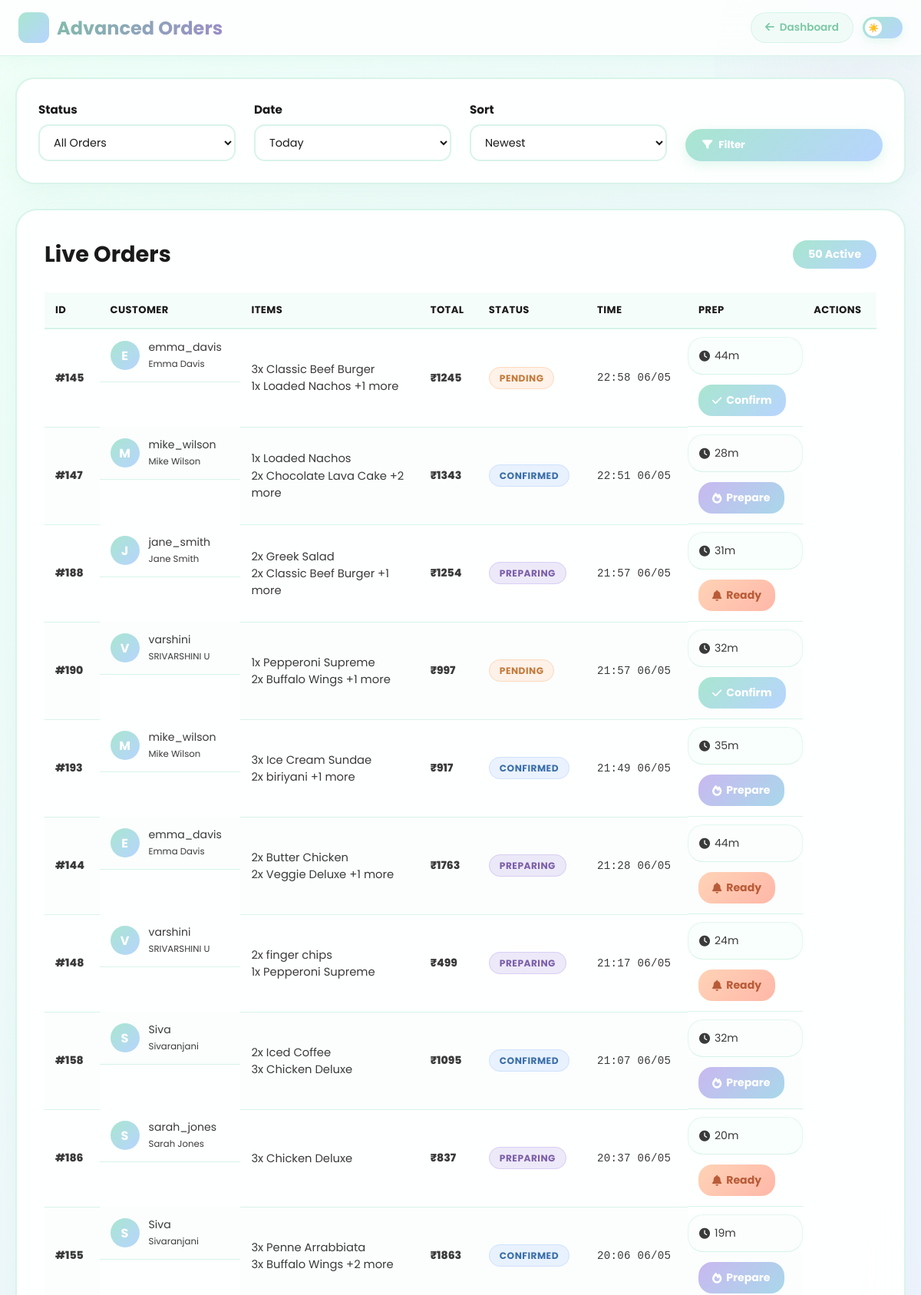
Screenshot of /staff/orders_advanced (signed in, upper part) with the database file from the repository.
### backend/models.py (models this page shows, shortened)
class Order(db.Model):
    id = db.Column(db.Integer, primary_key=True)
    user_id = db.Column(db.Integer, db.ForeignKey('user.id'), nullable=False)
    total = db.Column(db.Float, nullable=False)
    status = db.Column(db.Enum(OrderStatus), default=OrderStatus.PENDING)
    payment_method = db.Column(db.String(50), default='cash')
    special_instructions = db.Column(db.Text, nullable=True)
    estimated_time = db.Column(db.Integer, nullable=True)  # in minutes
    assigned_staff_id = db.Column(db.Integer, db.ForeignKey('user.id'), nullable=True)
    timestamp = db.Column(db.DateTime, default=datetime.utcnow)
    completed_at = db.Column(db.DateTime, nullable=True)
    user = db.relationship('User', foreign_keys=[user_id], backref=db.backref('orders', lazy=True))
    assigned_staff = db.relationship('User', foreign_keys=[assigned_staff_id])
    items = db.relationship('OrderItem', backref='order', lazy=True, cascade='all, delete-orphan')

class User(db.Model):
    id = db.Column(db.Integer, primary_key=True)
    username = db.Column(db.String(80), unique=True, nullable=False)
    email = db.Column(db.String(120), unique=True, nullable=True)
    full_name = db.Column(db.String(100), nullable=True)
    password_hash = db.Column(db.String(128), nullable=False)
    role = db.Column(db.String(20), nullable=False)  # 'student' or 'staff'
    staff_role = db.Column(db.Enum(StaffRole), nullable=True)  # Only for staff
    phone = db.Column(db.String(20), nullable=True)
    is_active = db.Column(db.Boolean, default=True)
    created_at = db.Column(db.DateTime, default=datetime.utcnow)
    last_login = db.Column(db.DateTime, nullable=True)

class OrderItem(db.Model):
    id = db.Column(db.Integer, primary_key=True)
    order_id = db.Column(db.Integer, db.ForeignKey('order.id'), nullable=False)
    menu_item_id = db.Column(db.Integer, db.ForeignKey('menu_item.id'), nullable=False)
    quantity = db.Column(db.Integer, nullable=False)
    price = db.Column(db.Float, nullable=False)
    special_requests = db.Column(db.Text, nullable=True)
    menu_item = db.relationship('MenuItem', backref=db.backref('order_items', lazy=True))

class MenuItem(db.Model):
    id = db.Column(db.Integer, primary_key=True)
    name = db.Column(db.String(100), nullable=False)
    price = db.Column(db.Float, nullable=False)
    image = db.Column(db.String(200), nullable=False)
    description = db.Column(db.Text, nullable=True)
    category = db.Column(db.String(50), nullable=True)
    is_available = db.Column(db.Boolean, default=True)
    stock_quantity = db.Column(db.Integer, default=100)
    preparation_time = db.Column(db.Integer, default=15)  # in minutes
    calories = db.Column(db.Integer, nullable=True)
    ingredients = db.Column(db.Text, nullable=True)
    created_at = db.Column(db.DateTime, default=datetime.utcnow)
    updated_at = db.Column(db.DateTime, default=datetime.utcnow, onupdate=datetime.utcnow)

### backend/final_app.py (the view)
@app.route('/staff/orders_advanced')
def advanced_order_management():
    if 'user' not in session or session['user'] != 'staff':
        return redirect(url_for('staff_login'))
    orders = Order.query.order_by(desc(Order.timestamp)).limit(50).all()
    return render_template('staff_orders_advanced.html', orders=orders)

### frontend/templates/staff_orders_advanced.html (shortened to what this page needs)
<!DOCTYPE html>
<html lang="en" data-theme="light">
<head>
    <link href="https://cdnjs.cloudflare.com/ajax/libs/font-awesome/6.0.0/css/all.min.css" rel="stylesheet">
</head>
<body>
    <div class="bg-circles">
    </div>
    <div class="header">
        <div class="header-content">
            <div class="logo">
                <div class="logo-icon"><i class="fas fa-list-alt"></i></div>
                Advanced Orders
            </div>
            <div class="header-right">
                <a href="{{ url_for('staff_dashboard') }}" class="back-btn">
                    <i class="fas fa-arrow-left"></i> Dashboard
                </a>
                <button class="theme-toggle" onclick="toggleTheme()" title="Toggle dark mode">
                    <div class="toggle-ball" id="toggleBall"><span id="toggleIcon">☀️</span></div>
                </button>
            </div>
        </div>
    </div>
    <div class="container">
        <div class="filters-section">
            <div class="filters-grid">
                <div class="filter-group">
                    <label class="filter-label">Status</label>
                    <select class="filter-select" id="statusFilter">
                        <option value="all">All Orders</option>
                    </select>
                </div>
                <div class="filter-group">
                    <label class="filter-label">Date</label>
                    <select class="filter-select" id="dateFilter">
                        <option value="today">Today</option>
                    </select>
                </div>
                <div class="filter-group">
                    <label class="filter-label">Sort</label>
                    <select class="filter-select" id="sortFilter">
                        <option value="newest">Newest</option>
                    </select>
                </div>
                <div class="filter-group">
                    <button class="btn-filter" onclick="applyFilters()">
                        <i class="fas fa-filter"></i> Filter
                    </button>
                </div>
            </div>
        </div>
        <div class="orders-container">
            <div class="orders-header">
                <h2 class="orders-title">Live Orders</h2>
                <div class="orders-count">{{ orders|length }} Active</div>
            </div>
            <table class="orders-table">
                <thead>
                    <tr>
                        <th>ID</th>
                        <th>Customer</th>
                        <th>Items</th>
                        <th>Total</th>
                        <th>Status</th>
                        <th>Time</th>
                        <th>Prep</th>
                        <th>Actions</th>
                    </tr>
                </thead>
                <tbody>
                    {% for order in orders %}
                    <tr>
                        <td class="order-id">#{{ order.id }}</td>
                        <td class="customer-info">
                            <div class="customer-avatar">{{ order.user.username[0]|upper }}</div>
                            <div>{{ order.user.username }}{% if order.user.full_name %}<br><small>{{ order.user.full_name }}</small>{% endif %}</div>
                        </td>
                        <td class="order-items">
                            <div class="item-list">
                                {% for item in order.items[:2] %}
                                {{ item.quantity }}x {{ item.menu_item.name }}{% if not loop.last %}<br>{% endif %}
                                {% endfor %}
                                {% if order.items|length > 2 %}+{{ order.items|length - 2 }} more{% endif %}
                            </div>
                        </td>
                        <td class="order-total">₹{{ "%.0f"|format(order.total) }}</td>
                        <td><span class="order-status status-{{ order.status.value }}">{{ order.status.value|title }}</span></td>
                        <td class="order-time">{{ order.timestamp.strftime('%H:%M %d/%m') }}</td>
                        <td class="prep-time">
                            <i class="fas fa-clock"></i> {{ order.estimated_time or 15 }}m
                        </td>
                        <td class="order-actions">
                            {% if order.status.value == 'pending' %}
                            <a href="{{ url_for('update_order_status', order_id=order.id, status='confirmed') }}" class="action-btn btn-confirm">
                                <i class="fas fa-check"></i> Confirm
                            </a>
                            {% elif order.status.value == 'confirmed' %}
                            <a href="{{ url_for('update_order_status', order_id=order.id, status='preparing') }}" class="action-btn btn-prepare">
                                <i class="fas fa-fire"></i> Prepare
                            </a>
                            {% elif order.status.value == 'preparing' %}
                            <a href="{{ url_for('update_order_status', order_id=order.id, status='ready') }}" class="action-btn btn-ready">
                                <i class="fas fa-bell"></i> Ready
                            </a>
                            {% elif order.status.value == 'ready' %}
                            <a href="{{ url_for('update_order_status', order_id=order.id, status='completed') }}" class="action-btn btn-complete">
                                <i class="fas fa-check-double"></i> Complete
                            </a>
                            {% endif %}
                        </td>
                    </tr>
                    {% endfor %}
                </tbody>
            </table>
        </div>
    </div>
</body>
</html>

### rows the page displays
Order: id "145", user "E", user.username "emma_davis", user.full_name "Emma Davis", items|length "1", total "1245", status.value "PENDING", timestamp "22:58 06/05", estimated_time "44"
OrderItem: quantity "3", menu_item.name "Classic Beef Burger"
OrderItem: quantity "1", menu_item.name "Loaded Nachos"
Order: id "147", user "M", user.username "mike_wilson", user.full_name "Mike Wilson", items|length "2", total "1343", status.value "CONFIRMED", timestamp "22:51 06/05", estimated_time "28"
OrderItem: quantity "1", menu_item.name "Loaded Nachos"
OrderItem: quantity "2", menu_item.name "Chocolate Lava Cake"
Order: id "188", user "J", user.username "jane_smith", user.full_name "Jane Smith", items|length "1", total "1254", status.value "PREPARING", timestamp "21:57 06/05", estimated_time "31"
OrderItem: quantity "2", menu_item.name "Greek Salad"
OrderItem: quantity "2", menu_item.name "Classic Beef Burger"
Order: id "190", user "V", user.username "varshini", user.full_name "SRIVARSHINI U", items|length "1", total "997", status.value "PENDING", timestamp "21:57 06/05", estimated_time "32"
OrderItem: quantity "1", menu_item.name "Pepperoni Supreme"
OrderItem: quantity "2", menu_item.name "Buffalo Wings"
Order: id "193", user "M", user.username "mike_wilson", user.full_name "Mike Wilson", items|length "1", total "917", status.value "CONFIRMED", timestamp "21:49 06/05", estimated_time "35"
OrderItem: quantity "3", menu_item.name "Ice Cream Sundae"
OrderItem: quantity "2", menu_item.name "biriyani"
Order: id "144", user "E", user.username "emma_davis", user.full_name "Emma Davis", items|length "1", total "1763", status.value "PREPARING", timestamp "21:28 06/05", estimated_time "44"
OrderItem: quantity "2", menu_item.name "Butter Chicken"
OrderItem: quantity "2", menu_item.name "Veggie Deluxe"
Order: id "148", user "V", user.username "varshini", user.full_name "SRIVARSHINI U", total "499", status.value "PREPARING", timestamp "21:17 06/05", estimated_time "24"
OrderItem: quantity "2", menu_item.name "finger chips"
OrderItem: quantity "1", menu_item.name "Pepperoni Supreme"
Order: id "158", user "S", user.username "Siva", user.full_name "Sivaranjani", total "1095", status.value "CONFIRMED", timestamp "21:07 06/05", estimated_time "32"
OrderItem: quantity "2", menu_item.name "Iced Coffee"
OrderItem: quantity "3", menu_item.name "Chicken Deluxe"
Order: id "186", user "S", user.username "sarah_jones", user.full_name "Sarah Jones", total "837", status.value "PREPARING", timestamp "20:37 06/05", estimated_time "20"
OrderItem: quantity "3", menu_item.name "Chicken Deluxe"
Order: id "155", user "S", user.username "Siva", user.full_name "Sivaranjani", items|length "2", total "1863", status.value "CONFIRMED", timestamp "20:06 06/05", estimated_time "19"
OrderItem: quantity "3", menu_item.name "Penne Arrabbiata"
OrderItem: quantity "3", menu_item.name "Buffalo Wings"

### other values shown
{{ orders|length }} "50"
